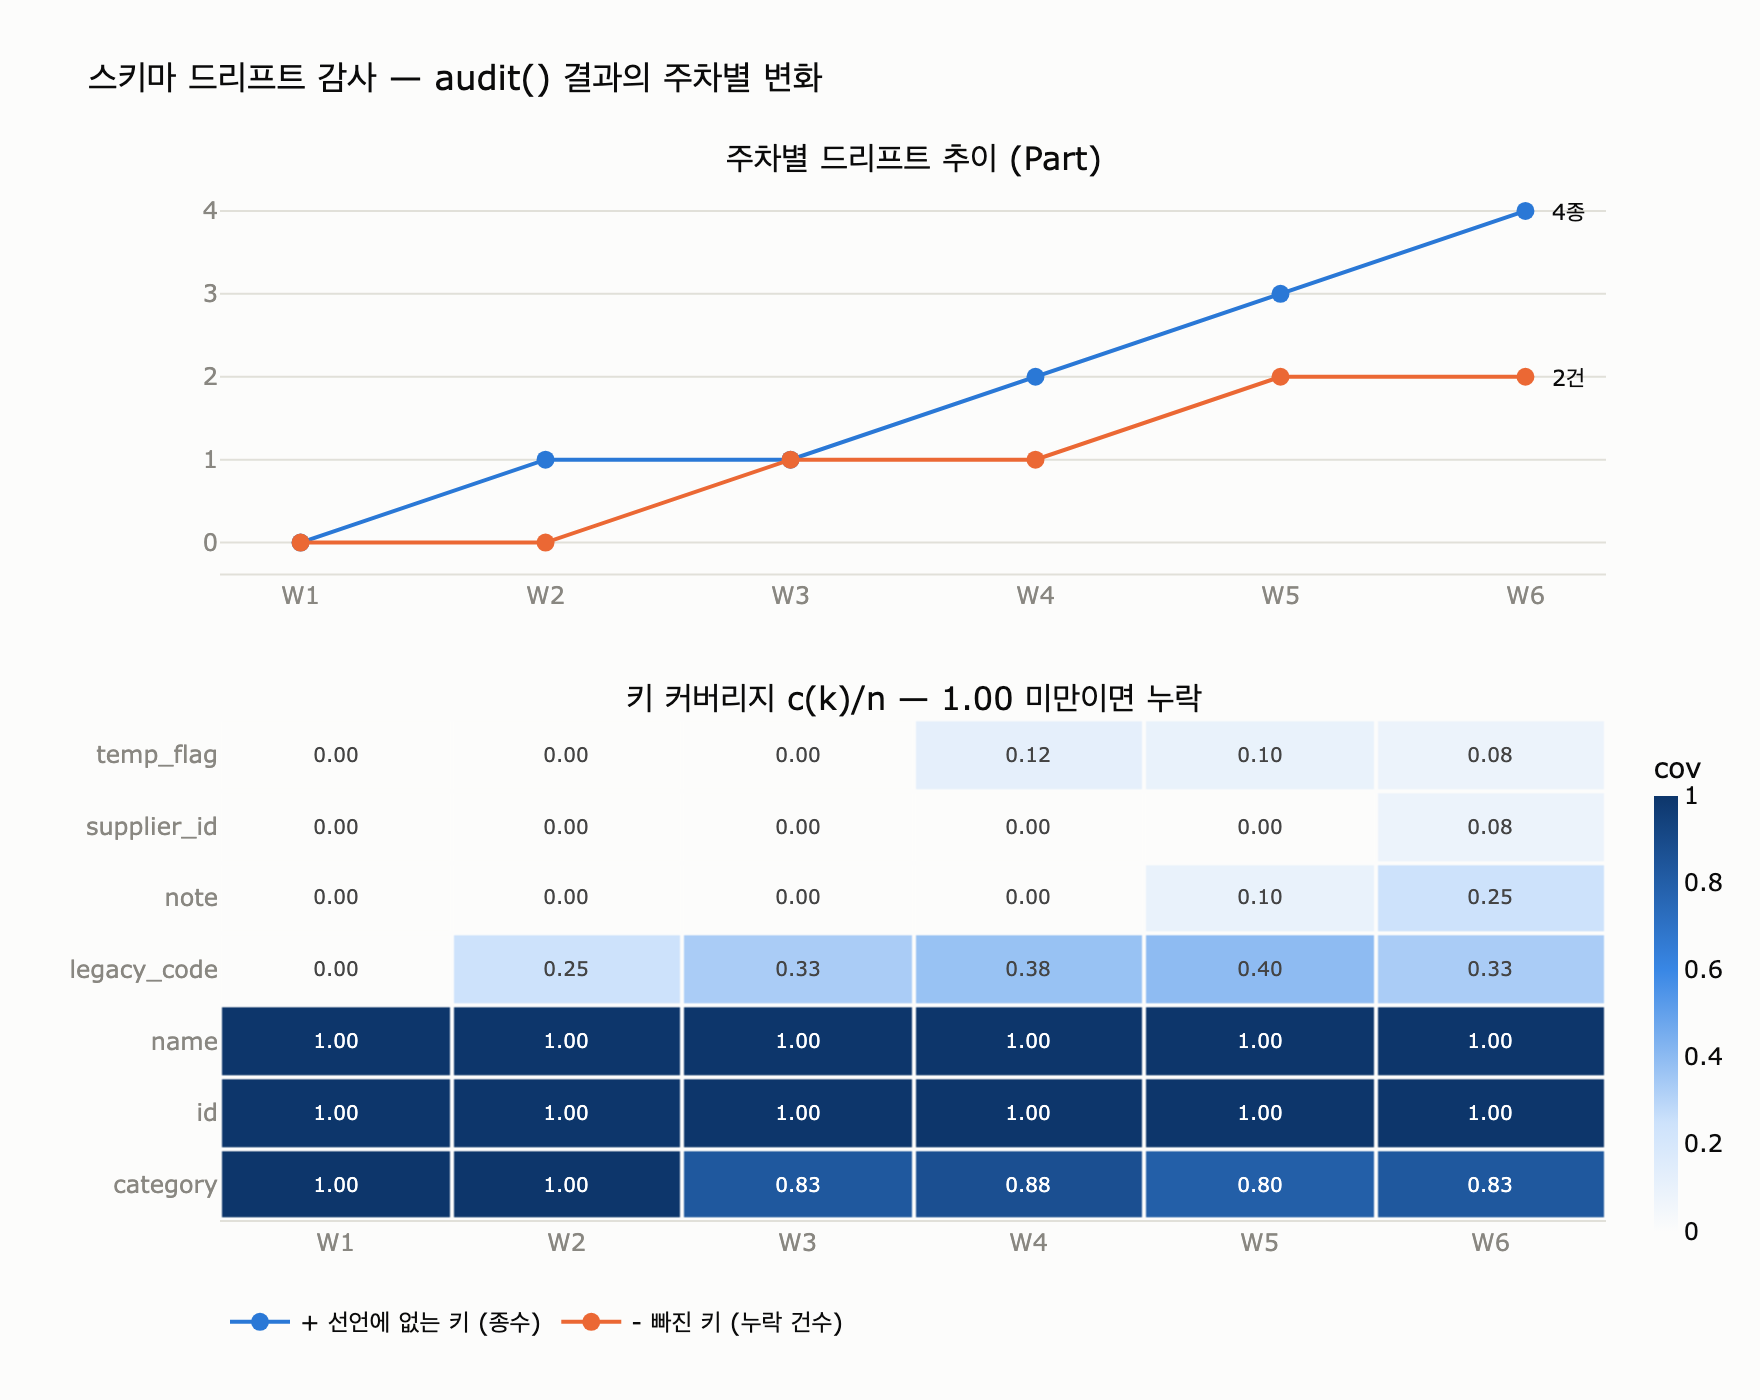

Reproduce this figure in Python.
# %% [markdown]
# # `ex5_schema_drift.py`의 `audit()` — 스키마 드리프트를 집합 연산으로 재기
#
# 12장 예제 5의 `audit()`는 **문서(선언 스키마)** 와 **데이터(실제 레코드에 나타난 키)** 를
# 맞대어 세 가지를 계산한다.
#
# 1. **라벨별 레코드 건수** — 각 라벨(`Part`, `Product`, `Supplier`)에 몇 건이 있는가
# 2. **`+` 선언에 없는 키** — 데이터에는 있는데 문서에는 없는 키 (몇 건에 나타났는지도 함께)
# 3. **`-` 빠진 키** — 문서가 필수라고 선언했는데 일부 레코드에 없는 키 (몇 건에서 누락인지도 함께)
#
# 이 노트북은 외부 DB 없이 순수 파이썬으로 `audit()`를 재현하고,
# 주차별 스냅샷을 쌓아 드리프트가 **누적되는** 모습을 보여 준다.
#
# 필요 패키지: plotly (시각화), kaleido (PNG 저장). 감사 로직 자체는 표준 라이브러리만 쓴다.

# %%
from collections import Counter, defaultdict


def _show(fig):
    try:
        from IPython import get_ipython

        if get_ipython() is not None:
            fig.show()
    except ImportError:
        pass


print("준비 완료")
# 출력: 준비 완료

# %% [markdown]
# ## 1. 입력 — 선언 스키마와 실제 레코드
#
# 책의 예제와 같은 데이터다. `DECLARED`는 설계 문서, `ACTUAL_ROWS`는 운영 6개월 뒤 데이터.

# %%
DECLARED = {
    "Part": {"id", "name", "category"},
    "Product": {"id", "name", "released_on"},
    "Supplier": {"id", "name"},
}

ACTUAL_ROWS = [
    ("Part", {"id", "name", "category"}),
    ("Part", {"id", "name", "category", "legacy_code"}),
    ("Part", {"id", "name", "category", "legacy_code", "temp_flag"}),
    ("Part", {"id", "name"}),  # category 가 빠졌다
    ("Part", {"id", "name", "category", "note"}),
    ("Product", {"id", "name", "released_on"}),
    ("Product", {"id", "name", "released_on", "recall_reason"}),
    ("Product", {"id", "name"}),
    ("Supplier", {"id", "name", "contact"}),
    ("Supplier", {"id", "name", "contact", "tier"}),
]

for label, want in DECLARED.items():
    n = sum(1 for lb, _ in ACTUAL_ROWS if lb == label)
    print(f"{label:<9} 선언 {sorted(want)}  실제 {n}건")
# 출력: Part      선언 ['category', 'id', 'name']  실제 5건
# 출력: Product   선언 ['id', 'name', 'released_on']  실제 3건
# 출력: Supplier  선언 ['id', 'name']  실제 2건

# %% [markdown]
# ## 2. 수식 — `audit()`가 계산하는 집합 연산
#
# 라벨 $L$에 대해 레코드 집합을 $R_L = \{r_1, r_2, \dots, r_n\}$이라 하자.
# 각 $r_i$는 그 레코드가 **실제로 가진 키의 집합**이고, $n = |R_L|$이 **건수**다.
#
# 선언 스키마를 $D_L$이라 하면,
#
# $$
# U_L \;=\; \bigcup_{i=1}^{n} r_i
# \qquad\text{(관측 키 합집합 — 한 번이라도 나타난 키)}
# $$
#
# $$
# I_L \;=\; \bigcap_{i=1}^{n} r_i
# \qquad\text{(모든 레코드가 공통으로 가진 키)}
# $$
#
# 이제 감사 결과 두 축은 각각 **차집합** 하나다.
#
# $$
# \boxed{\;E_L \;=\; U_L \setminus D_L\;}
# \qquad\text{(\texttt{+} 선언에 없는 키)}
# $$
#
# $$
# \boxed{\;M_L \;=\; D_L \setminus I_L\;}
# \qquad\text{(\texttt{-} 빠진 키)}
# $$
#
# 각 키의 **출현 횟수**를 $c_L(k) = \left|\{\, i : k \in r_i \,\}\right|$라 두면,
# 보고서에 붙는 숫자는
#
# $$
# \text{extra}[k] = c_L(k) \quad (k \in E_L),
# \qquad
# \text{missing}[k] = n - c_L(k) \quad (k \in M_L)
# $$
#
# 코드의 `missing` 조건 `got.get(k, 0) < n` 은 곧 $c_L(k) < n \iff k \notin I_L$ 과 같다.
# 즉 **선언 필수 키 중 모든 레코드가 공유하지 못한 키**가 `-`다.
#
# 커버리지 비율 $\mathrm{cov}_L(k) = c_L(k) / n$ 로 보면
# $k \in I_L \iff \mathrm{cov}_L(k) = 1$, $k \in U_L \iff \mathrm{cov}_L(k) > 0$ 이다.

# %%
def audit(declared, rows):
    """ex5_schema_drift.py 의 audit() 를 그대로 재현 (의존성 없음)."""
    seen = defaultdict(Counter)  # seen[label][key] = c_L(k)
    counts = Counter()  # counts[label] = n
    for label, keys in rows:
        counts[label] += 1
        for k in keys:
            seen[label][k] += 1

    report = {}
    for label, want in declared.items():
        got = seen[label]
        n = counts[label]
        extra = {k: v for k, v in got.items() if k not in want}  # U_L \ D_L
        missing = {k: n - got.get(k, 0) for k in want if got.get(k, 0) < n}  # D_L \ I_L
        report[label] = {"건수": n, "선언에 없는 키": extra, "빠진 키": missing}
    return report


def print_report(rep):
    for label, r in rep.items():
        print(f"[{label}]  {r['건수']}건")
        for k, v in sorted(r["선언에 없는 키"].items(), key=lambda x: -x[1]):
            print(f"    + {k:<14} {v}건 — 문서에 없다")
        for k, v in sorted(r["빠진 키"].items(), key=lambda x: -x[1]):
            print(f"    - {k:<14} {v}건에서 누락")
        if not r["선언에 없는 키"] and not r["빠진 키"]:
            print("    문서와 일치")
        print()


print_report(audit(DECLARED, ACTUAL_ROWS))
# 출력: [Part]  5건
# 출력:     + legacy_code    2건 — 문서에 없다
# 출력:     + temp_flag      1건 — 문서에 없다
# 출력:     + note           1건 — 문서에 없다
# 출력:     - category       1건에서 누락
# 출력:
# 출력: [Product]  3건
# 출력:     + recall_reason  1건 — 문서에 없다
# 출력:     - released_on    1건에서 누락
# 출력:
# 출력: [Supplier]  2건
# 출력:     + contact        2건 — 문서에 없다
# 출력:     + tier           1건 — 문서에 없다
# 출력:

# %% [markdown]
# ## 3. 단계별 해부 — `Part` 라벨 하나만 손으로 따라가기
#
# $U_L$, $I_L$, $D_L$ 세 집합을 직접 만들어 두 차집합이 어떻게 나오는지 확인한다.

# %%
def dissect(label, declared, rows):
    recs = [keys for lb, keys in rows if lb == label]
    n = len(recs)
    D = declared[label]
    U = set().union(*recs) if recs else set()
    I = set.intersection(*recs) if recs else set()
    c = Counter(k for r in recs for k in r)
    print(f"라벨 {label}  n = {n}")
    print(f"  D  선언 스키마        = {sorted(D)}")
    print(f"  U  관측 키 합집합     = {sorted(U)}")
    print(f"  I  전건 공통 키       = {sorted(I)}")
    print(f"  E  = U \\ D  (+)      = {sorted(U - D)}")
    print(f"  M  = D \\ I  (-)      = {sorted(D - I)}")
    print(f"  커버리지 c(k)/n       = " + ", ".join(f"{k}:{c[k]}/{n}" for k in sorted(U)))
    return {"n": n, "D": D, "U": U, "I": I, "E": U - D, "M": D - I, "c": c}


_ = dissect("Part", DECLARED, ACTUAL_ROWS)
# 출력: 라벨 Part  n = 5
# 출력:   D  선언 스키마        = ['category', 'id', 'name']
# 출력:   U  관측 키 합집합     = ['category', 'id', 'legacy_code', 'name', 'note', 'temp_flag']
# 출력:   I  전건 공통 키       = ['id', 'name']
# 출력:   E  = U \ D  (+)      = ['legacy_code', 'note', 'temp_flag']
# 출력:   M  = D \ I  (-)      = ['category']
# 출력:   커버리지 c(k)/n       = category:4/5, id:5/5, legacy_code:2/5, name:5/5, note:1/5, temp_flag:1/5

# %% [markdown]
# 읽는 법.
#
# - `+ legacy_code` — 이전 시스템 잔재. 별도 영역으로 옮길 후보.
# - `+ temp_flag` — 임시로 넣고 잊은 것. 지울 후보.
# - `+ note` — 아직 판단 보류. 다음 주에 늘면 정식 편입 후보.
# - `- category` — **더 급하다.** 선언한 필수 키가 5건 중 1건에 없다.
#   `WHERE category = ...` 같은 질의가 그 1건을 **조용히** 빼먹고 있다는 뜻이다.

# %% [markdown]
# ## 4. 주차별 스냅샷 — 드리프트는 쌓인다
#
# 감사를 한 번 돌리면 사진 한 장이다. 매주 돌리면 **추세**가 보인다.
# 아래는 `Part` 라벨에 레코드가 주차별로 누적되는 합성 시나리오다.
# (각 주에 새 레코드가 들어오고, 이전 주 레코드는 그대로 남는다.)

# %%
WEEKLY_NEW = {
    "W1": [
        {"id", "name", "category"},
        {"id", "name", "category"},
    ],
    "W2": [
        {"id", "name", "category"},
        {"id", "name", "category", "legacy_code"},  # 이관 배치가 남긴 키
    ],
    "W3": [
        {"id", "name", "category", "legacy_code"},
        {"id", "name"},  # category 누락 시작
    ],
    "W4": [
        {"id", "name", "category", "legacy_code", "temp_flag"},  # 임시 플래그
        {"id", "name", "category"},
    ],
    "W5": [
        {"id", "name", "category", "note"},
        {"id", "name", "legacy_code"},  # category 또 누락
    ],
    "W6": [
        {"id", "name", "category", "note", "supplier_id"},  # 새 관계 키
        {"id", "name", "category", "note"},
    ],
}

WEEKS = list(WEEKLY_NEW)
snapshots = {}  # 주차 -> 그 시점까지 누적된 rows
_acc = []
for w in WEEKS:
    _acc = _acc + [("Part", keys) for keys in WEEKLY_NEW[w]]
    snapshots[w] = list(_acc)

history = {}
for w in WEEKS:
    rep = audit({"Part": DECLARED["Part"]}, snapshots[w])["Part"]
    history[w] = rep
    plus = ", ".join(f"{k}({v})" for k, v in sorted(rep["선언에 없는 키"].items()))
    minus = ", ".join(f"{k}({v})" for k, v in sorted(rep["빠진 키"].items()))
    print(f"{w}  n={rep['건수']:>2}  + [{plus or '-없음-'}]   - [{minus or '-없음-'}]")
# 출력: W1  n= 2  + [-없음-]   - [-없음-]
# 출력: W2  n= 4  + [legacy_code(1)]   - [-없음-]
# 출력: W3  n= 6  + [legacy_code(2)]   - [category(1)]
# 출력: W4  n= 8  + [legacy_code(3), temp_flag(1)]   - [category(1)]
# 출력: W5  n=10  + [legacy_code(4), note(1), temp_flag(1)]   - [category(2)]
# 출력: W6  n=12  + [legacy_code(4), note(3), supplier_id(1), temp_flag(1)]   - [category(2)]

# %% [markdown]
# W1은 「문서와 일치」다. 6주 뒤에는 미선언 키가 4종, 누락 건이 2건.
# **한 주도 요란하게 깨지지 않았다**는 점이 핵심이다.
# 드리프트는 사고가 아니라 침식이라, 배치 감사 없이는 눈에 띄지 않는다.

# %% [markdown]
# ## 5. 시각화 — 주차별 `+`/`-` 추이와 키 커버리지 히트맵
#
# 위: 주차별 미선언 키 **종수**와 누락 **건수**.
# 아래: 키별 커버리지 $\mathrm{cov}(k) = c(k)/n$ 히트맵.
# 선언 키가 1.00에서 떨어지면 `-`, 선언에 없는 키가 0을 넘으면 `+`다.

# %%
import plotly.graph_objects as go
from plotly.subplots import make_subplots

BLUE, ORANGE = "#2a78d6", "#eb6834"
INK, MUTED, GRID, SURFACE = "#0b0b0b", "#898781", "#e1e0d9", "#fcfcfb"
BLUE_RAMP = [[0.0, "#fcfcfb"], [0.25, "#cde2fb"], [0.6, "#3987e5"], [1.0, "#0d366b"]]

extra_kinds = [len(history[w]["선언에 없는 키"]) for w in WEEKS]
missing_hits = [sum(history[w]["빠진 키"].values()) for w in WEEKS]

all_keys = sorted({k for w in WEEKS for k in audit({"Part": DECLARED["Part"]}, snapshots[w])["Part"]["선언에 없는 키"]})
key_order = sorted(DECLARED["Part"]) + all_keys
cov = []
for k in key_order:
    row = []
    for w in WEEKS:
        recs = [keys for _, keys in snapshots[w]]
        row.append(sum(1 for r in recs if k in r) / len(recs))
    cov.append(row)

fig = make_subplots(
    rows=2,
    cols=1,
    row_heights=[0.44, 0.56],
    vertical_spacing=0.14,
    subplot_titles=("주차별 드리프트 추이 (Part)", "키 커버리지 c(k)/n — 1.00 미만이면 누락"),
)
fig.add_trace(
    go.Scatter(
        x=WEEKS, y=extra_kinds, name="+ 선언에 없는 키 (종수)", mode="lines+markers",
        line=dict(color=BLUE, width=2), marker=dict(size=9, color=BLUE),
        hovertemplate="%{x}<br>미선언 키 %{y}종<extra></extra>",
    ),
    row=1, col=1,
)
fig.add_trace(
    go.Scatter(
        x=WEEKS, y=missing_hits, name="- 빠진 키 (누락 건수)", mode="lines+markers",
        line=dict(color=ORANGE, width=2), marker=dict(size=9, color=ORANGE),
        hovertemplate="%{x}<br>누락 %{y}건<extra></extra>",
    ),
    row=1, col=1,
)
fig.add_trace(
    go.Heatmap(
        z=cov, x=WEEKS, y=key_order, colorscale=BLUE_RAMP, zmin=0, zmax=1,
        xgap=2, ygap=2, colorbar=dict(title="cov", len=0.5, y=0.22, thickness=12),
        hovertemplate="%{y} · %{x}<br>커버리지 %{z:.2f}<extra></extra>",
        text=[[f"{v:.2f}" for v in row] for row in cov],
        texttemplate="%{text}", textfont=dict(size=10),
    ),
    row=2, col=1,
)
fig.add_annotation(
    x=WEEKS[-1], y=extra_kinds[-1], text=f"{extra_kinds[-1]}종", showarrow=False,
    xshift=22, font=dict(color=INK, size=11), row=1, col=1,
)
fig.add_annotation(
    x=WEEKS[-1], y=missing_hits[-1], text=f"{missing_hits[-1]}건", showarrow=False,
    xshift=22, font=dict(color=INK, size=11), row=1, col=1,
)
fig.update_layout(
    title=dict(text="스키마 드리프트 감사 — audit() 결과의 주차별 변화", font=dict(size=17, color=INK)),
    paper_bgcolor=SURFACE, plot_bgcolor=SURFACE,
    font=dict(color=INK, size=12),
    legend=dict(orientation="h", yanchor="top", y=-0.07, x=0),
    width=880, height=700, margin=dict(l=110, r=70, t=90, b=90),
)
fig.update_xaxes(showgrid=False, linecolor=GRID, tickfont=dict(color=MUTED))
fig.update_yaxes(showgrid=True, gridcolor=GRID, zeroline=False, tickfont=dict(color=MUTED), row=1, col=1)
fig.update_yaxes(showgrid=False, tickfont=dict(color=MUTED), row=2, col=1)

_show(fig)

import os

_here = os.path.dirname(os.path.abspath(__file__)) if "__file__" in globals() else os.getcwd()
_png = os.path.join(_here, "expy.png")
try:
    fig.write_image(_png, scale=2)
    print(f"저장: {_png}")
except Exception as e:  # kaleido 미설치 등
    print(f"PNG 저장 실패 (kaleido 필요): {e}")
# 출력: 저장: .../expy.png

# %% [markdown]
# ## 6. 실제 그래프 DB에서 「관측 키」 뽑기
#
# 위 노트북은 `ACTUAL_ROWS`를 손으로 적었지만, 운영에서는 그래프 DB에 직접 물어본다.
# 아래는 라벨별 $c_L(k)$와 $n$을 뽑는 질의 뼈대다(실행하지 않고 문자열로만 둔다).

# %%
NEO4J_APOC = """
// Neo4j — 노드마다 실제 키 목록을 펼쳐 라벨별로 센다
MATCH (n:Part)
WITH count(n) AS n_total, collect(keys(n)) AS all_keys
UNWIND all_keys AS ks
UNWIND ks AS k
RETURN k AS key, count(*) AS c, n_total, toFloat(count(*)) / n_total AS coverage
ORDER BY coverage ASC, key
"""

NEO4J_SCHEMA = """
// 선언 스키마 쪽 (D_L) — 제약/인덱스로 선언된 것
SHOW CONSTRAINTS YIELD labelsOrTypes, properties
RETURN labelsOrTypes, properties
"""

KUZU = """
-- Kuzu 는 스키마가 고정이라 «미선언 키»가 애초에 들어오지 못한다.
-- 대신 «선언했지만 비어 있는 필수 키»(= M_L)를 NULL 비율로 잰다.
CALL TABLE_INFO('Part') RETURN *;          -- D_L: 선언된 컬럼 목록

MATCH (p:Part)
RETURN count(*)                                   AS n,
       count(p.category)                          AS c_category,
       1.0 * count(p.category) / count(*)         AS cov_category;
-- Kuzu 에서 드리프트는 «키가 늘어나는» 형태가 아니라
-- «적재 스크립트가 자꾸 실패한다 / 컬럼이 NULL 로 찬다» 형태로 나타난다.
"""

SPARQL = """
# SPARQL — 술어(predicate)가 곧 키다
SELECT ?p (COUNT(DISTINCT ?s) AS ?c)
WHERE {
  ?s a ex:Part .
  ?s ?p ?o .
}
GROUP BY ?p
ORDER BY ?c

# n (분모)
SELECT (COUNT(DISTINCT ?s) AS ?n) WHERE { ?s a ex:Part }

# SHACL 을 쓰면 M_L 은 sh:minCount 위반 보고서로 바로 나온다:
#   ex:PartShape a sh:NodeShape ; sh:targetClass ex:Part ;
#     sh:property [ sh:path ex:category ; sh:minCount 1 ] .
# E_L(미선언 키)은 sh:closed true 로 잡는다.
"""

for name, q in [("Neo4j/APOC", NEO4J_APOC), ("Neo4j 제약", NEO4J_SCHEMA), ("Kuzu", KUZU), ("SPARQL", SPARQL)]:
    print(f"--- {name} ---")
    print(q.strip())
    print()
# 출력: 각 질의 문자열이 그대로 출력된다 (README 의 「그래프 DB 질의」 절 참고)

# %% [markdown]
# ## 정리
#
# - `audit()`가 계산하는 것: **라벨별 건수 $n$**, **`+` $E_L = U_L \setminus D_L$**, **`-` $M_L = D_L \setminus I_L$**.
# - `+`는 셋 중 하나로 처리한다 — 정식 편입 / 삭제 / 별도 영역 이관.
# - `-`는 더 급하다. 질의가 조용히 빈 결과를 내고 있다는 신호다.
# - 30줄짜리 배치를 매주 돌리면, 6주 뒤에 놀랄 일이 없다.
#   **문서는 거짓말을 하고 데이터는 안 한다.**
